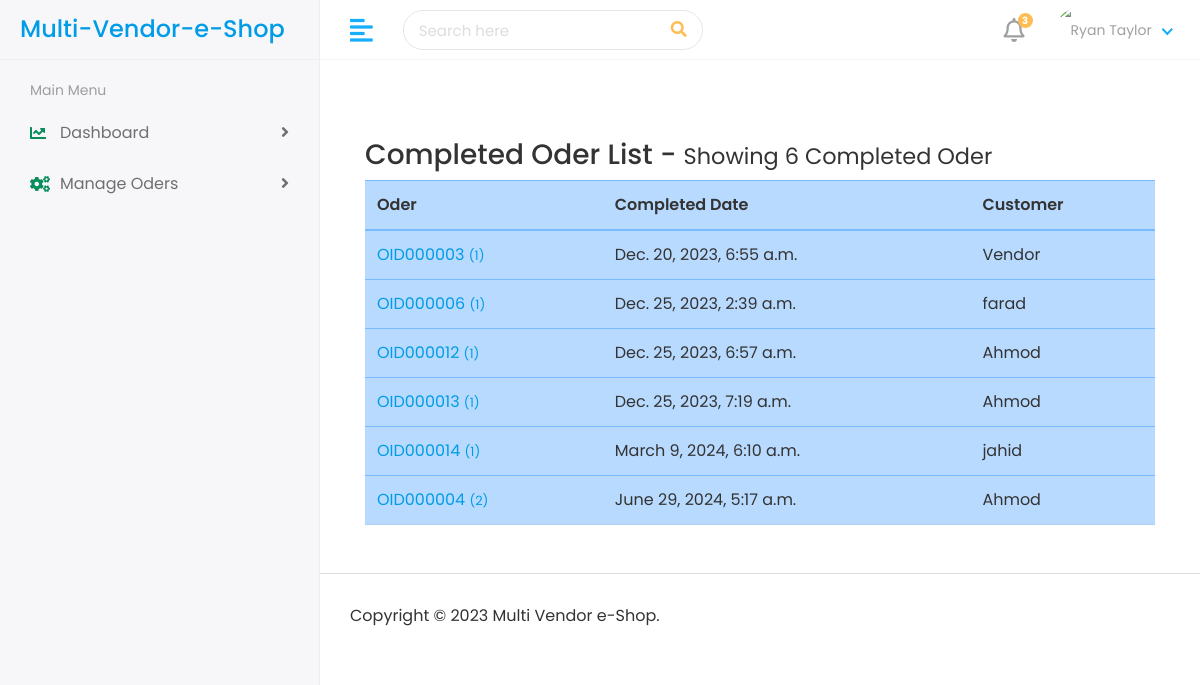
/admin-panel/completed-oder-list/ (signed in), run on the app's committed database.
### products/models.py (models this page shows, shortened)
class CompletedOder(models.Model):
    user = models.ForeignKey("accounts.CustomUser", on_delete=models.CASCADE)
    shipping_address = models.ForeignKey(CustomerAddress, on_delete=models.CASCADE)
    sub_total_price = models.FloatField()
    status = models.CharField(max_length=20)
    paid = models.BooleanField(default=False)
    complete_date = models.DateTimeField(auto_now_add=True)
    oder_number = models.CharField(max_length=12)

### accounts/models.py (models this page shows, shortened)
class CustomUser(AbstractBaseUser, PermissionsMixin):
    USER_ROLE = [
        ('1', 'Customer'),
        ('2', 'Editor'),
        ('3', 'Vendor'),
    ]
    email = models.EmailField(unique=True)
    first_name = models.CharField(max_length=30)
    last_name = models.CharField(max_length=30)
    mobile = models.PositiveIntegerField()
    user_role = models.CharField(choices=USER_ROLE, default=1, max_length=20)
    date_joined = models.DateTimeField(default=timezone.now)
    is_active = models.BooleanField(default=True)
    is_staff = models.BooleanField(default=True)
    objects = CustomUserManager()
    USERNAME_FIELD = 'email'
    REQUIRED_FIELDS = ['first_name', 'last_name','mobile']

### AdminPanel/views.py (the view)
# urls.py: path('admin-panel/completed-oder-list/', views.show_completed_oder_list, name='show_completed_oder_list'),
@login_required(login_url='user_login')
def show_completed_oder_list(request):
    completed_oder_list = CompletedOder.objects.all()
    context={
        'completed_oder_list':completed_oder_list
    }
    return render(request, 'admin-panel/completed_oder_list.html', context)

### templates/admin-panel/completed_oder_list.html (shortened to what this page needs)
{% extends "admin-panel/admin-base.html" %}
{% load static %}
{% block admin-body %}
<div class="container my-5">
    <h3>Completed Oder List - <small>Showing {{completed_oder_list|length}} Completed Oder</small></h3>
    <div class="table-responsive">
        <table class="table table-primary">
            <thead>
                <tr>
                    <th scope="col">Oder</th>
                    <th scope="col">Completed Date</th>
                    <th scope="col">Customer</th>
                </tr>
            </thead>
            <tbody>
                {% for oder in completed_oder_list %}
                    <tr class="">
                        <td scope="row"><a href="{% url 'show_completed_oder_item_list' oder.id %}">{{oder.oder_number}} <small>({{oder.delivered_items.count}})</small></a></td>
                        <td>{{oder.complete_date}}</td>
                        <td>{{oder.user.first_name}}</td>
                    </tr>
                {% endfor %}
            </tbody>
        </table>
    </div>
</div>
{% endblock admin-body %}

### static/admin-panel/assets/css/style.css (style rules this page uses)
html { height: 100%; }
body { background-color: #fff; color: #333; font-family: 'Poppins', sans-serif; font-size: 1rem; height: 100%; line-height: 1.5; overflow-x: hidden; }
h1, h2, h3, h4, h5, h6 { font-family: 'Poppins', sans-serif; margin-top: 0; }
a { color: #009ce7; }
input, button, a { transition: all 0.4s ease; -moz-transition: all 0.4s ease; -o-transition: all 0.4s ease; -ms-transition: all 0.4s ease; -webkit-transition: all 0.4s ease; }
.table { color: #333; max-width: 100%; margin-bottom: 0; width: 100%; }
.table thead tr th { font-weight: 600; }
.table tbody tr { border-bottom: 1px solid rgba(0, 0, 0, 0.05); }

### data on the page
CompletedOder: oder_number "OID000003", delivered_items.count "1", complete_date "Dec. 20, 2023, 6:55 a.m.", user.first_name "Vendor"
CompletedOder: oder_number "OID000006", delivered_items.count "1", complete_date "Dec. 25, 2023, 2:39 a.m.", user.first_name "farad"
CompletedOder: oder_number "OID000012", delivered_items.count "1", complete_date "Dec. 25, 2023, 6:57 a.m.", user.first_name "Ahmod"
CompletedOder: oder_number "OID000013", delivered_items.count "1", complete_date "Dec. 25, 2023, 7:19 a.m.", user.first_name "Ahmod"
CompletedOder: oder_number "OID000014", delivered_items.count "1", complete_date "March 9, 2024, 6:10 a.m.", user.first_name "jahid"
CompletedOder: oder_number "OID000004", delivered_items.count "2", complete_date "June 29, 2024, 5:17 a.m.", user.first_name "Ahmod"

### other printed values
{{ completed_oder_list|length }} "6"
